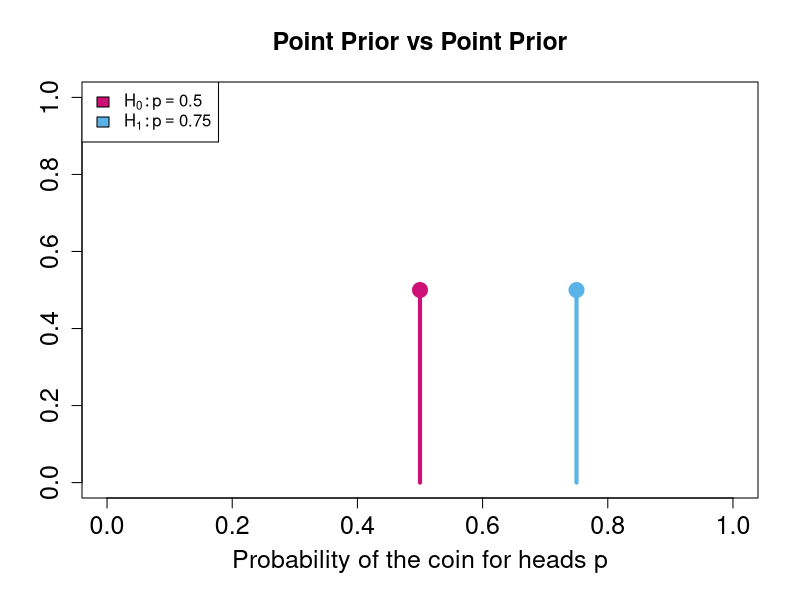
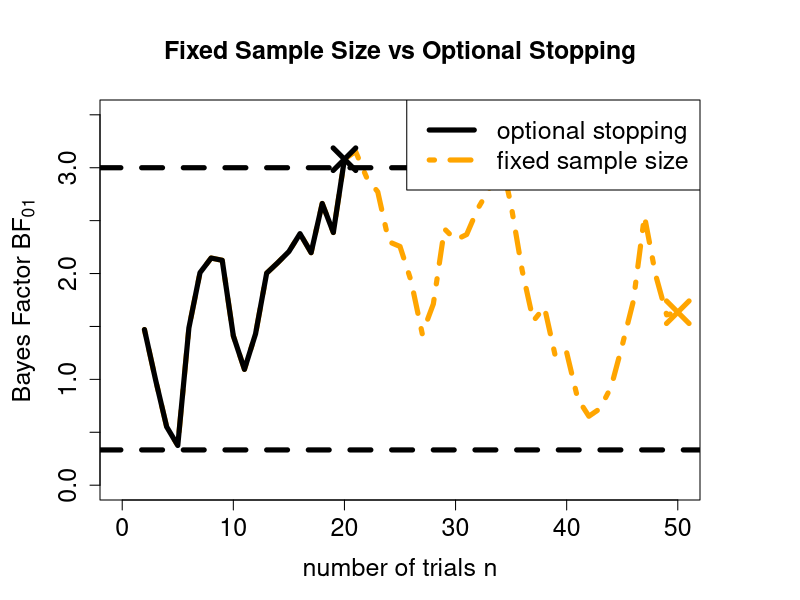

The R script that drew these images, in order:
library(BayesFactor)

point_and_point_prior <- function() {
  # plot point prior^2
  pdf("lab-project/figures/report/point-prior-and-point-prior.pdf", width = 8, height = 4)
  # double the font size
  plot(0, 0,
    xlim = c(0, 1), ylim = c(0, 1), type = "n",
    main = "Point Prior vs Point Prior",
    ylab = "", xlab = bquote("Probability of the coin for heads " * p),
    cex.main = 1.5, cex.lab = 1.5, cex.axis = 1.5
  )

  # Plot the point prior densities
  points(0.5, 0.5, col = "#CD1076", pch = 19, cex = 2)
  lines(c(0.5, 0.5), y = c(0, 0.5), col = "#CD1076", lwd = 4)
  points(0.75, 0.5, col = "#59B3E6", pch = 19, cex = 2)
  lines(c(0.75, 0.75), y = c(0, 0.5), col = "#59B3E6", lwd = 4)
  legend("topleft", legend = c(bquote(H[0]:p == 0.5), bquote(H[1]:p == 0.75)), fill = c("#CD1076", "#59B3E6"))
  dev.off()
}
point_and_point_prior()

fixed_opt_random_walk <- function() {
  set.seed(0)
  n_max <- 50
  effect_size <- 0.2
  x <- c(rnorm(1, effect_size, 1))
  bf_crit <- 3
  r_scale <- 1 / sqrt(2)
  count <- 2
  opt_done <- FALSE
  bf_opt <- c()
  bf_fixed <- c()
  res_opt <- c()

  while (count <= n_max) {
    x <- c(x, rnorm(1, effect_size, 1))
    bf_fixed <- c(bf_fixed, 1 / extractBF(ttestBF(x, mu = 0, r = r_scale))$bf)
    bf_opt <- c(bf_opt, 1 / extractBF(ttestBF(x, mu = 0, r = r_scale))$bf)
    count <- count + 1
    if (opt_done) {
      next
    } else if (tail(bf_opt, n=1L) > bf_crit) {
      res_opt <- bf_opt
      opt_done <- TRUE
    } else if (tail(bf_opt, n = 1L) < 1 / bf_crit) {
      res_opt <- bf_opt
      opt_done <- TRUE
    }
  }
  print(paste(length(x), length(bf_fixed), length(bf_opt), length(res_opt), sep=" "))
  print(tail(bf_fixed))
  print(tail(bf_opt))
  pdf("lab-project/figures/report/fixed-and-optional-stopping-random-walk.pdf", height = 8, width = 12)
  par(mar = c(5, 5, 5, 5))
  plot(2:n_max, bf_fixed, type = "l", xlab = "number of trials n", ylab = bquote("Bayes Factor " * BF["01"]), col = "orange",
  ylim = c(0,3.5), xlim = c(0,50), lwd = 5, lty = 4, cex.main = 1.5, cex.lab = 1.5, cex.axis = 1.5,
  main = "Fixed Sample Size vs Optional Stopping")
  lines(2:(length(res_opt)+1), res_opt, col = "black", lwd = 5, lty = 1)
  abline(h=bf_crit, lty=2, lwd = 5)
  abline(h=1/bf_crit, lty = 2, lwd = 5)
  points(length(res_opt) + 1, tail(res_opt, n=1L), col = "black", pch=4, lwd = 5, cex = 3)
  points(length(bf_fixed) + 1, tail(bf_fixed, n=1L), col = "orange", pch=4, lwd = 5, cex = 3)
  legend("topright", legend = c("optional stopping", "fixed sample size"), lty=c(1,4), col=c("black", "orange"), lwd=5, cex=1.5)
  dev.off()
}
fixed_opt_random_walk()
